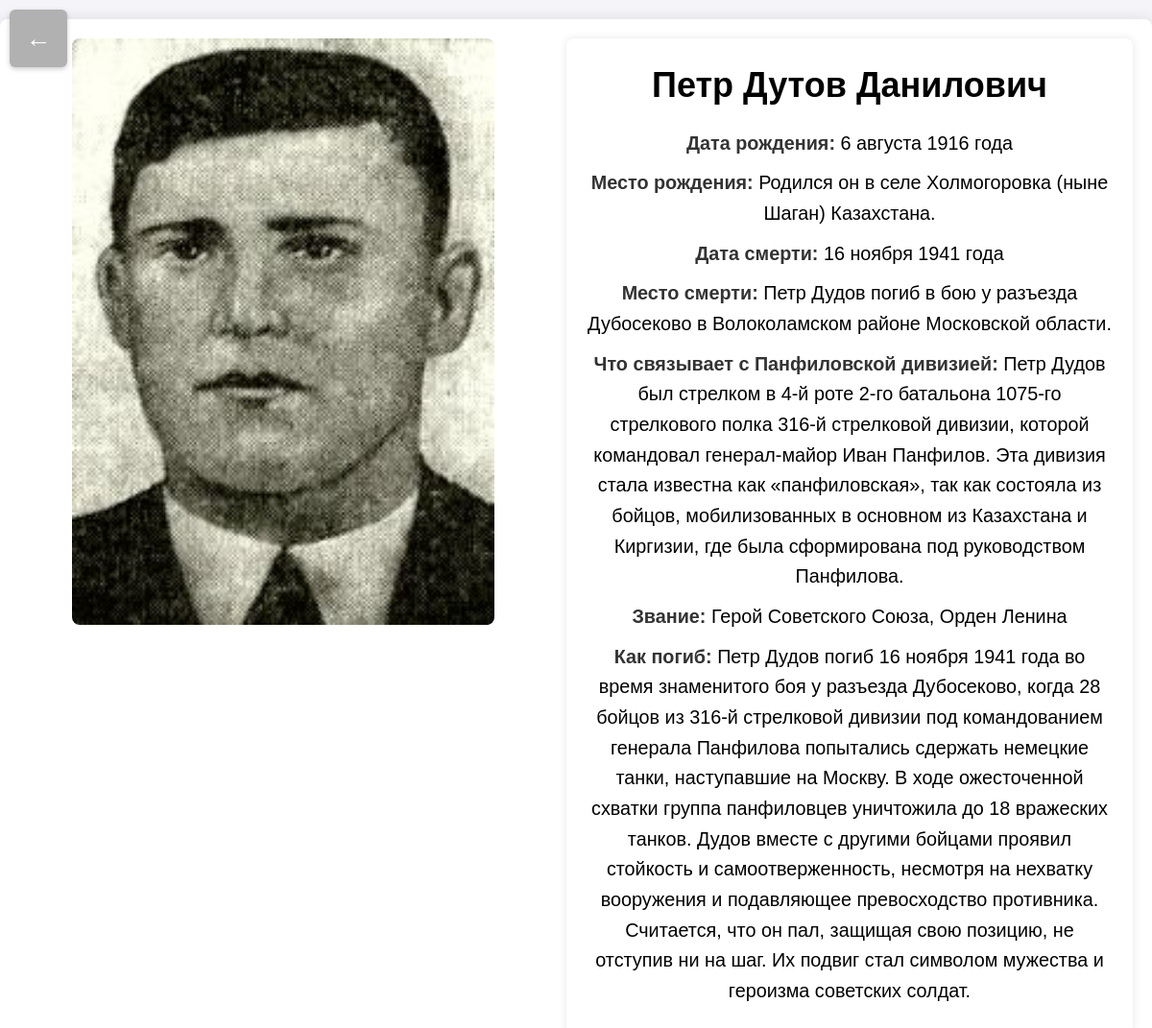
The page /hero/1/ on the database its author committed.
### heroes/models.py (models this page shows, shortened)
class Hero(models.Model):
    last_name = models.CharField(max_length=100)
    first_name = models.CharField(max_length=100)
    patronymic = models.CharField(max_length=100)
    photo = models.ImageField(upload_to='hero_photos/', null=True, blank=True)
    birth_date = models.CharField(max_length=400)
    birth_place = models.CharField(max_length=400, null=True, blank=True)
    death_date = models.CharField(max_length=100)
    death_place = models.CharField(max_length=400, null=True, blank=True)
    connection_to_division = models.TextField(null=True, blank=True)
    rank = models.CharField(max_length=400, null=True, blank=True)
    death_circumstances = models.TextField(null=True, blank=True)

### home/views.py (the view)
# urls.py: path('hero/<int:hero_id>/', views.hero_detail, name='hero_detail'),
def hero_detail(request, hero_id):
    hero = get_object_or_404(Hero, id=hero_id)
    return render(request, 'home/hero_detail.html', {'hero': hero})

### home/templates/home/hero_detail.html (shortened to what this page needs)
{% load static %}
<!DOCTYPE html>
<html lang="ru">
<head>
    <link rel="stylesheet" href="{% static 'css/keyboard.css' %}">
</head>
<body>
<div class="container">
    <a href="{% url 'home' %}" class="back-link"></a>
    <div class="hero-photo">
        {% if hero.photo %}
            <img src="{{ hero.photo.url }}" alt="{{ hero.first_name }} {{ hero.last_name }}">
        {% else %}
            <p><i>Фото отсутствует</i></p>
        {% endif %}
    </div>
    <div class="hero-details">
        <h1>{{ hero.first_name }} {{ hero.last_name }} {% if hero.patronymic %}{{ hero.patronymic }}{% else %}Не указано{% endif %}</h1>
        <p><strong>Дата рождения:</strong> {% if hero.birth_date %}{{ hero.birth_date }}{% else %}Не указана{% endif %}</p>
        <p><strong>Место рождения:</strong> {% if hero.birth_place %}{{ hero.birth_place }}{% else %}Не указано{% endif %}</p>
        <p><strong>Дата смерти:</strong> {% if hero.death_date %}{{ hero.death_date }}{% else %}Не указана{% endif %}</p>
        <p><strong>Место смерти:</strong> {% if hero.death_place %}{{ hero.death_place }}{% else %}Не указано{% endif %}</p>
        <p><strong>Что связывает с Панфиловской дивизией:</strong> {% if hero.connection_to_division %}{{ hero.connection_to_division }}{% else %}Не указано{% endif %}</p>
        <p><strong>Звание:</strong> {% if hero.rank %}{{ hero.rank }}{% else %}Не указано{% endif %}</p>
        <p><strong>Как погиб:</strong> {% if hero.death_circumstances %}{{ hero.death_circumstances }}{% else %}Не указано{% endif %}</p>
    </div>
</div>
</body>
</html>

### static/css/keyboard.css (style rules this page uses)
body { font-family: Arial, sans-serif; margin: 0; padding: 2vh; background-color: rgb(233, 214, 176); text-align: center; font-size: 1.5vw; }
h1 { font-size: 3vw; margin-bottom: 2vh; }
.back-link { position: absolute; top: 10px; left: 10px; width: 60px; height: 60px; background-color: #b1b1b1; display: flex; justify-content: center; align-items: center; text-decoration: none; border-radius: 10%; box-shadow: 0 2px 5px rgba(0, 0, 0, 0.2); transition: background-color 0.3s, box-shadow 0.3s; }
.back-link::before { content: '\2190'; font-size: 1.5em; color: white; }

### home/templates/home/hero_detail.html (style rules this page uses)
body { font-family: Arial, sans-serif; background-color: #f4f4f9; margin: 0; padding: 0; }
.container { display: flex; flex-wrap: wrap; max-width: 100%; margin: 20px auto; padding: 20px; background-color: #ffffff; border-radius: 8px; box-shadow: 0 0 15px rgba(0, 0, 0, 0.1); justify-content: space-between; }
.hero-photo { flex: 1 1 45%; max-width: 50%; margin-right: 20px; text-align: center; }
.hero-photo img { width: 80%; height: auto; object-fit: cover; border-radius: 8px; }
.hero-details { flex: 1 1 45%; padding: 20px; font-size: 1.1em; line-height: 1.6; background-color: #ffffff; border-radius: 8px; box-shadow: 0 0 10px rgba(0, 0, 0, 0.1); }
.hero-details h1 { margin-top: 0; }
.hero-details p { margin: 10px 0; }
.hero-details strong { color: #333; }
.back-link { position: absolute; top: 10px; left: 10px; width: 60px; height: 60px; background-color: #b1b1b1; display: flex; justify-content: center; align-items: center; text-decoration: none; border-radius: 10%; box-shadow: 0 2px 5px rgba(0, 0, 0, 0.2); transition: background-color 0.3s, box-shadow 0.3s; }
.back-link::before { content: '\2190'; font-size: 1.5em; color: white; }

### rows shown on the page
Hero: photo (picture), first_name "Петр", last_name "Дутов", patronymic "Данилович", birth_date "6 августа 1916 года", birth_place "Родился он в селе Холмогоровка (ныне Шаган) Казахстана.", death_date "16 ноября 1941 года", death_place "Петр Дудов погиб в бою у разъезда Дубосеково в Волоколамском районе Московской области.", connection_to_division "Петр Дудов был стрелком в 4-й роте 2-го батальона 1075-го стрелкового полка 316-й стрелковой дивизии, которой командовал генерал-майор Иван Панфилов. Эта дивизия стала известна как «панфиловская», так как состояла из бойцов, мобилизованных в основном из Казахстана и Киргизии, где была сформирована под руководством Панфилова.", rank "Герой Советского Союза, Орден Ленина", death_circumstances "Петр Дудов погиб 16 ноября 1941 года во время знаменитого боя у разъезда Дубосеково, когда 28 бойцов из 316-й стрелковой дивизии под командованием генерала Панфилова попытались сдержать немецкие танки, наступавшие на Москву. В ходе ожесточенной схватки группа панфиловцев уничтожила до 18 вражеских танков. Дудов вместе с другими бойцами проявил стойкость и самоотверженность, несмотря на нехватку вооружения и подавляющее превосходство противника. Считается, что он пал, защищая свою позицию, не отступив ни на шаг. Их подвиг стал символом мужества и героизма советских солдат."
